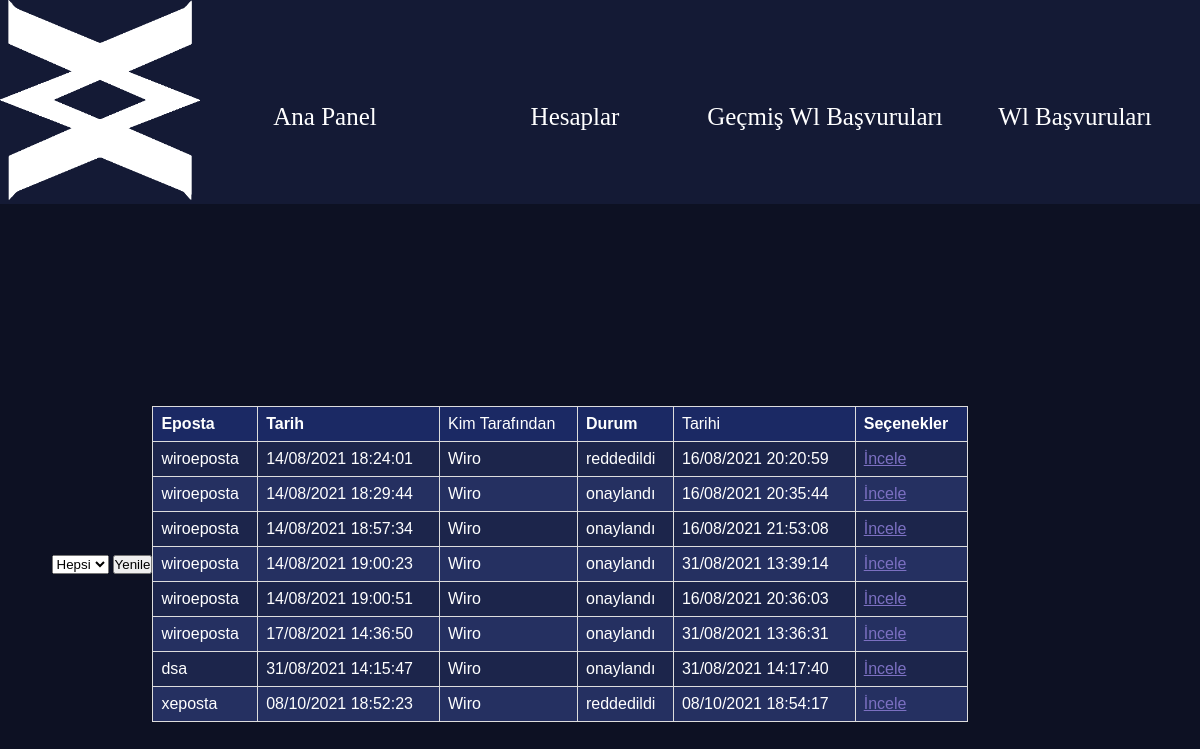
Page /wiro/panel?tur=GWL (signed in) on the committed database.
### tables this page shows
CREATE TABLE IF NOT EXISTS `wlbasvurular` (
  `id` int(11) NOT NULL AUTO_INCREMENT,
  `eposta` varchar(50) NOT NULL,
  `basvurujson` longtext NOT NULL,
  `tarih` varchar(50) NOT NULL DEFAULT '0',
  `durum` varchar(50) DEFAULT NULL,
  `kimTarafından` varchar(50) DEFAULT NULL,
  `tarihi` varchar(50) DEFAULT NULL,
  PRIMARY KEY (`id`)
);

### wiro/panel.php (the view, shortened to what this page needs)
<?php
try {
    $db = new PDO("mysql:host=localhost; dbname=wiro; charset=utf8;", "root", "");
} catch (Exception $e) {
    echo $e->getMessage();
}
if (isset($_SESSION['eposta'])) {
    $email = $_SESSION['eposta'];
    $hesapKontrolg = $db->query("SELECT permission FROM accounts WHERE email = '$email'");
    $userrr = $hesapKontrolg->fetch();
    $yetki = $userrr['permission'];
} else {
    header("location:http://www.beybut.com/hackerbey.jpg");
}
?>
<!DOCTYPE html>
<html>
<head>
    <link rel="stylesheet" media="all" type="text/css" href="style/panel.css">
</head>
<body>
    <div id="solbar">
        <a href="<?php echo "http://" . $_SERVER['HTTP_HOST'] . '/wiro/index' ?>"><img src="style/logo300.png" style="width: 200px; height: 200px;"></a>
        <?php
        switch ($yetki) {
            case 'superadmin':
                echo '<a class="solbtn" style="margin-top: 200px;" href="' . "http://" . $_SERVER['HTTP_HOST'] . '/wiro/panel?tur=mainpanel">Ana Panel</a>
                <a class="solbtn" href="' . "http://" . $_SERVER['HTTP_HOST'] . '/wiro/panel?tur=HH">Hesaplar</a>
                <a class="solbtn" href="' . "http://" . $_SERVER['HTTP_HOST'] . '/wiro/panel?tur=GWL">Geçmiş Wl Başvuruları</a>
                <a class="solbtn" href="' . "http://" . $_SERVER['HTTP_HOST'] . '/wiro/panel?tur=WL">Wl Başvuruları</a>';
                break;
        }
        ?>
    </div>
    <div id="sagbolum">
        <?php
        if (isset($_GET['tur'])) {
            switch ($_GET['tur']) {
                case 'GWL':
                    if ($yetki == "superadmin" || $yetki == "admin") {
                        $sql = "SELECT * FROM wlbasvurular WHERE durum != 'beklemede'";
                        $hesapKontrolg = $db->query($sql);
                        $user = $hesapKontrolg->fetchAll();
                        echo '<form action="http://' . $_SERVER['HTTP_HOST'] . "/wiro/panel?tur=GWL" . '" method="GET">
                        <select name="GWLTUR" >
                          <option value="hepsi">Hepsi</option>
                          <option value="kabul">Onay</option>
                          <option value="red">Red</option>
                        </select>
                        <button type="submit" name="tur" value="GWL" value>Yenile</button>
                        <br>
                      </form>';
                        echo '
                            <table class="list-table">
                            <tr>
                                <th>Eposta</th>
                                <th>Tarih</th>
                                <td>Kim Tarafından</td>
                                <th>Durum</th>
                                <td>Tarihi</td>
                                <th>Seçenekler</th>
                            </tr>';
                        foreach ($user as $d) {
                            echo '                        <tr>
                             <td>' . $d['eposta'] . '</td>
                             <td>' . $d['tarih'] . '</td>
                             <td>' . $d['kimTarafından'] . '</td>
                             <td>' . $d['durum'] . '</td>
                             <td>' . $d['tarihi'] . '</td>
                             <td><a href="http://' . $_SERVER['HTTP_HOST'] . "/wiro/panel?wlid=" . $d['id'] . '">İncele</a></td>
                            </tr>';
                        }
                        echo '</table>';
                    } else {
                        echo "burayı görüntülemek için yetkiniz yok";
                    }
                    break;
            }
        }
        ?>
    </div>
</body>
</html>

### wiro/style/panel.css (style rules this page uses)
* { margin: 0; padding: 0; color: white; }
body { width: 100%; height: 100vh; background-color: rgb(13, 17, 35); }
select { color: black; }
option { color: black; }
button { color: black; }
html { overflow: scroll; overflow-x: hidden; }
#solbar { float: left; width: 270px; min-height: 350vh; height: auto !important; background-color: rgb(20, 26, 53); box-shadow: 5px 0 5px -5px rgb(25, 29, 59 / 25%); display: flex; flex-direction: column; align-items: center; }
.solbtn { width: 100%; height: 65px; font-size: 25px; background-color: rgb(20, 26, 53); border: none; outline: none; color: white; margin-top: 30px; display: inline-flex; align-items: center; justify-content: center; text-decoration: none; transition: all 200ms; }
#sagbolum { width: 85%; height: auto; min-height: 100vh; display: inline-flex; justify-content: center; align-items: center; box-sizing: border-box; padding-top: 20px; padding-bottom: 100px; }
.list-table { font-family: arial, sans-serif; border-collapse: collapse; width: 80%; color: white; }
td, th { border: 1px solid #dddddd; text-align: left; padding: 8px; }
tr:nth-child(even) { background-color: rgb(28, 37, 75); }
tr:nth-child(odd) { background-color: rgb(37, 48, 97); }
tr:first-child { background-color: rgb(27, 41, 100); }
td a:link { color: rgb(124, 112, 194); background-color: transparent; }
@media screen and (max-width: 1500px) { #solbar { width: 100%; min-height: 12vh; height: auto !important; background-color: rgb(20, 26, 53); box-shadow: 5px 0 5px -5px rgb(25, 29, 59 / 25%); display: flex; flex-direction: row; align-items: center; } }
@media screen and (max-width: 1500px) { .solbtn { margin-top: 30px !important; } }

### rows in the picture
wlbasvurular: eposta "wiroeposta", tarih "14/08/2021 18:24:01", kimTarafından "Wiro", durum "reddedildi", tarihi "16/08/2021 20:20:59"
wlbasvurular: eposta "wiroeposta", tarih "14/08/2021 18:29:44", kimTarafından "Wiro", durum "onaylandı", tarihi "16/08/2021 20:35:44"
wlbasvurular: eposta "wiroeposta", tarih "14/08/2021 18:57:34", kimTarafından "Wiro", durum "onaylandı", tarihi "16/08/2021 21:53:08"
wlbasvurular: eposta "wiroeposta", tarih "14/08/2021 19:00:23", kimTarafından "Wiro", durum "onaylandı", tarihi "31/08/2021 13:39:14"
wlbasvurular: eposta "wiroeposta", tarih "14/08/2021 19:00:51", kimTarafından "Wiro", durum "onaylandı", tarihi "16/08/2021 20:36:03"
wlbasvurular: eposta "wiroeposta", tarih "17/08/2021 14:36:50", kimTarafından "Wiro", durum "onaylandı", tarihi "31/08/2021 13:36:31"
wlbasvurular: eposta "dsa", tarih "31/08/2021 14:15:47", kimTarafından "Wiro", durum "onaylandı", tarihi "31/08/2021 14:17:40"
wlbasvurular: eposta "xeposta", tarih "08/10/2021 18:52:23", kimTarafından "Wiro", durum "reddedildi", tarihi "08/10/2021 18:54:17"
